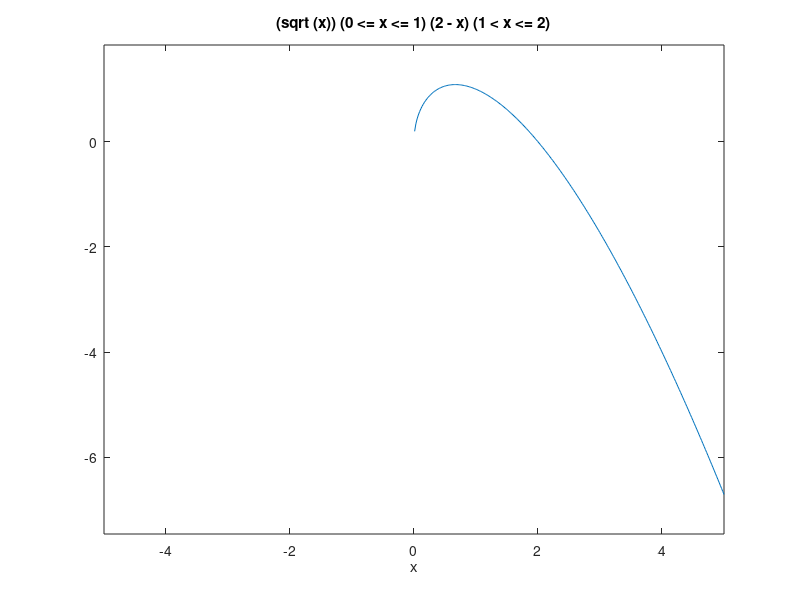

Write the MATLAB code that produced this figure.
% Author               Adriana trejo patricio 
% Date                  202123172
% Version                1
% Usage 15                :octave> /path/inecuaciones     
% Notes                    :Requiere aplicacion octave , usar su linea de comandos
%                     : https://octaveintro.readthedocs.io/en/latest/index.html
% limpiar variables
clear
%la funcion f, con dominio en todo r 

%calcula f(-1),f(5)y f(6)
f=@(x)(sqrt(x))*(0<=x<=1).*(2-x).*(1<x<=2);
f=(1)
f=(5)
f=(6)
%estudia la continuidad de f
ezplot(@(x)(sqrt(x)).*(0<=x<=1).*(2-x).*(1<x<=2),[-5,5])
f =(3)
f =(5)